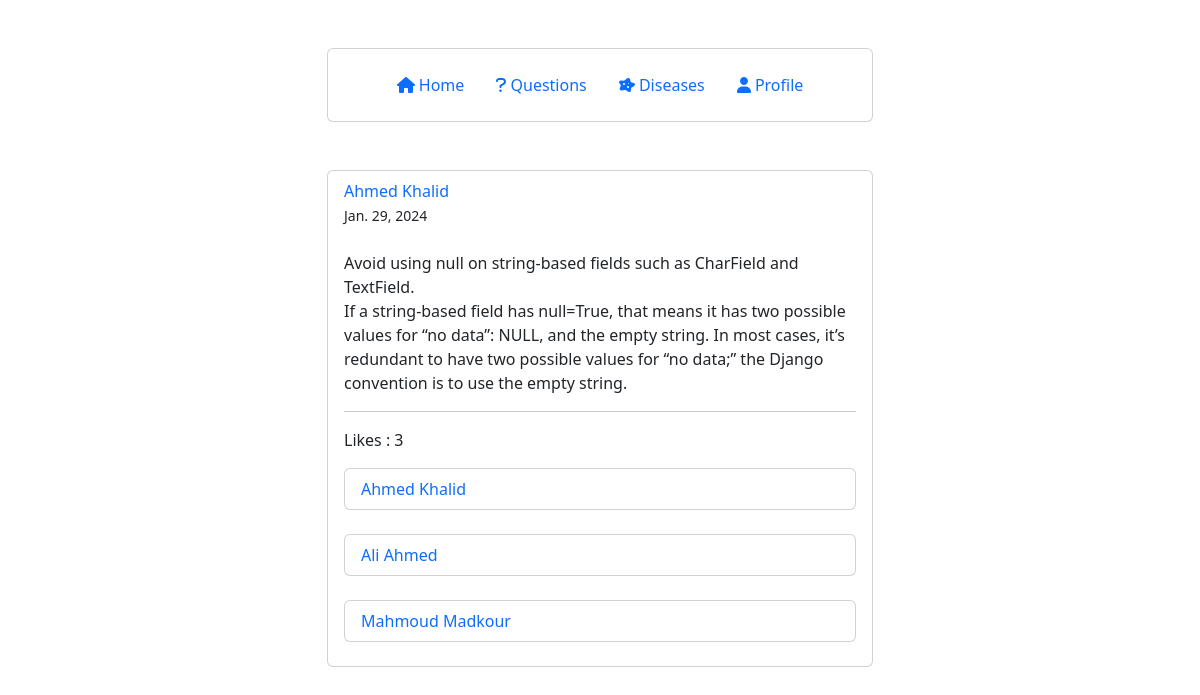
Screenshot of /likes/4/ (signed in) with the database file from the repository.
### account/models.py (models this page shows, shortened)
class Post(models.Model):
    user = models.ForeignKey(User, on_delete=models.CASCADE, null=True)
    body = models.TextField(max_length=1000, null=True)
    post_likes_count = models.PositiveIntegerField(default=0, null=True)
    created_on = models.DateTimeField(auto_now_add=True, null=True)
    last_modified = models.DateTimeField(auto_now=True, null=True)

class PostLikes(models.Model):
    user = models.ForeignKey(User, on_delete=models.CASCADE, null=True)
    post = models.ForeignKey(Post, on_delete=models.CASCADE, null=True)

### account/views.py (the view)
# urls.py: path("likes/<pk_post>/", views.all_likes_post, name="all_likes_post"),
@login_required(login_url='login')
def all_likes_post(request, pk_post):
    post = Post.objects.get(id=pk_post)
    post_likes = PostLikes.objects.filter(post=pk_post)
    context = {
        'post': post,
        'post_likes': post_likes,
        }
    return render(request, 'post/post_likes.html', context)

### account/templates/post/post_likes.html
{% extends "base.html" %}
{% block page_content %}
    <div class="container mt-5 mb-5">
        <div class="row d-flex align-items-center justify-content-center">
            <div class="col-md-6">
                <div class="card">
                    <div class="p-2 px-3">
                        {% if user == post.user %}
                            <a style="text-decoration: none" href="{% url 'user_profile' %}">
                                <span class="font-weight-bold"> {{ post.user.first_name }} {{ post.user.last_name }} </span><br>
                            </a>
                        {% else %}
                            <a style="text-decoration: none" href="{% url 'user_profile_everyone' post.user.id %}">
                                <span class="font-weight-bold"> {{ post.user.first_name }} {{ post.user.last_name }} </span><br>
                            </a>
                        {% endif %}
                        <small > {{ post.created_on.date }} </small>
                    </div>
                    <div class="px-3">
                        <p> {{ post.body | linebreaks | safe }} </p>
                        <hr>
                        <p>Likes : {{ post.post_likes_count }} </p>
                        {% for like in post_likes %}
                            <div class="card">
                                <div class="p-2 px-3">
                                    {% if user == like.user %}
                                        <a style="text-decoration: none" href="{% url 'user_profile' %}">
                                            <span class="font-weight-bold"> {{ like.user.first_name }} {{ like.user.last_name }} </span><br>
                                        </a>
                                    {% else %}
                                        <a style="text-decoration: none" href="{% url 'user_profile_everyone' like.user.id %}">
                                            <span class="font-weight-bold"> {{ like.user.first_name }} {{ like.user.last_name }} </span><br>
                                        </a>
                                    {% endif %}
                                </div>
                            </div>
                            <br>
                        {% endfor %}
                    </div>
                </div>
            </div>
        </div>
    </div>
{% endblock page_content %}

### static/css/base.css (style rules this page uses)
body { background-color: #eee; font-family: "Poppins", sans-serif; font-weight: 300 }
.card { border:none }
hr { color: #a09c9c; margin-top: 4px; margin-bottom: 8px }

### rows the page displays
Post: user.first_name "Ahmed", user.last_name "Khalid", created_on "Jan. 29, 2024", body "Avoid using null on string-based fields such as CharField and TextField. If a string-based field has null=True, that means it has two possible values for “no data”: NULL, and the empty string. In most cases, it’s redundant to have two possible values for “no data;” the Django convention is to use the empty string.", post_likes_count "3"
PostLikes: user.first_name "Ahmed", user.last_name "Khalid"
PostLikes: user.first_name "Ali", user.last_name "Ahmed"
PostLikes: user.first_name "Mahmoud", user.last_name "Madkour"
